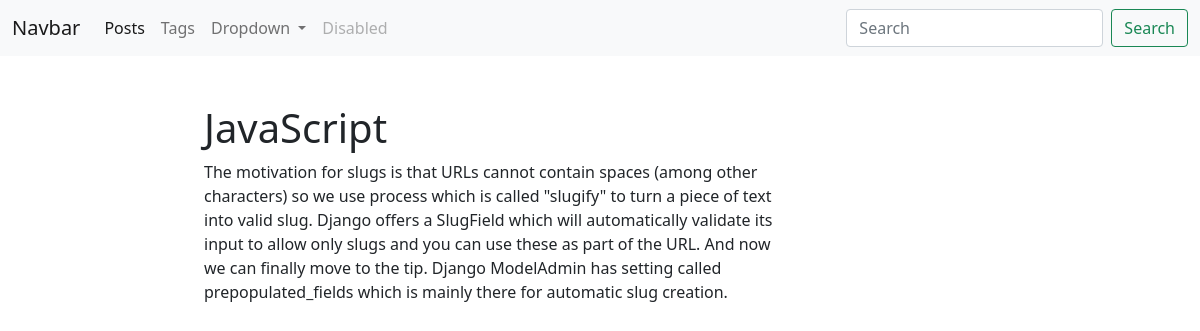
The page /blog/post/javascript on the database its author committed.
### blog/models.py (models this page shows, shortened)
class Post(models.Model):
    title = models.CharField(max_length=150, db_index=True)
    slug = models.SlugField(max_length=150, unique=True)
    body = models.TextField(blank=True, db_index=True)
    tags = models.ManyToManyField('Tag', blank=True, related_name='posts')
    date_pub = models.DateTimeField(auto_now_add=True)

### blog/views.py (the view)
# urls.py: path('post/<str:slug>', post_detail, name = 'post_detail_url'),
def post_detail(request, slug):
    post = Post.objects.get(slug__iexact = slug)
    return render(request, 'blog/post_detail.html', {'post': post})

### blog/templates/blog/post_detail.html (shortened to what this page needs)
{% extends 'blog/base_blog.html' %}
{% block content %}
<h1 class='mt-5'>
    {{post.title}}
</h1>
<p>
    {{post.body}}
</p>
{% endblock %}

### rows shown on the page
Post: title "JavaScript", body "The motivation for slugs is that URLs cannot contain spaces (among other characters) so we use process which is called \"slugify\" to turn a piece of text into valid slug. Django offers a SlugField which will automatically validate its input to allow only slugs and you can use these as part of the URL. And now we can finally move to the tip. Django ModelAdmin has setting called prepopulated_fields which is mainly there for automatic slug creation."
